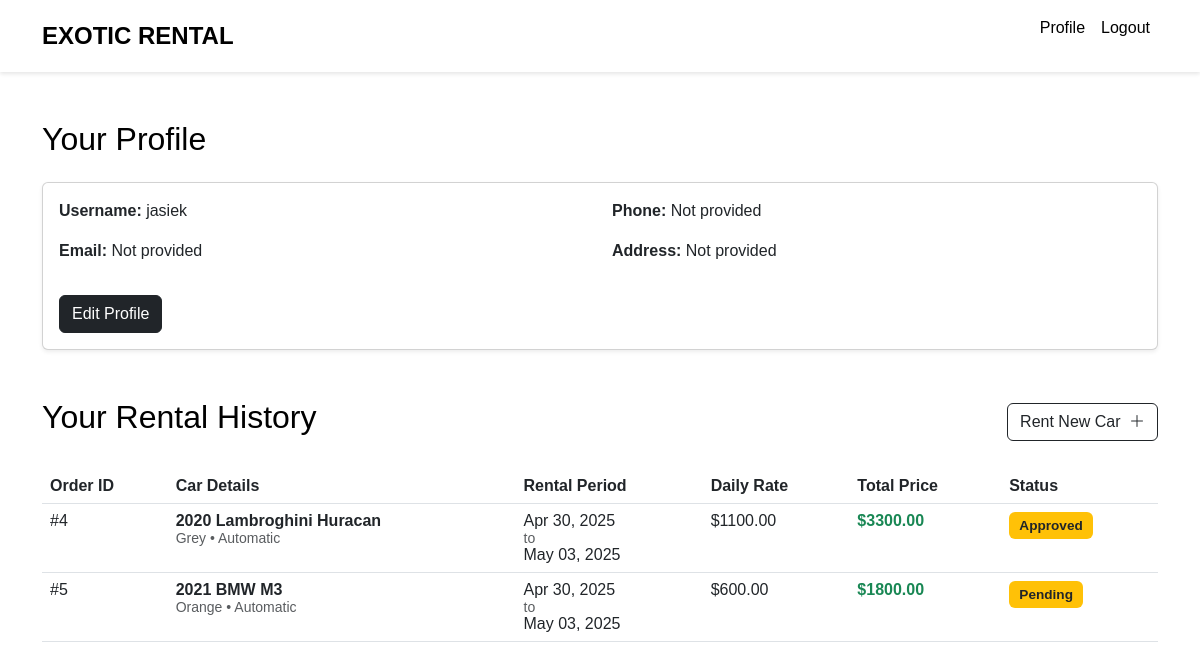
The app's page /profile/ (signed in) with its own data.
### rentals/models.py (models this page shows, shortened)
class User(AbstractUser):
    phone_number = models.CharField(max_length=20, blank=True)
    address = models.TextField(blank=True)
    is_customer = models.BooleanField(default=True)

class RentalOrder(models.Model):
    STATUS_CHOICES = [
        ('pending', 'Pending'),
        ('approved', 'Approved'),
        ('rejected', 'Rejected'),
        ('completed', 'Completed'),
    ]
    user = models.ForeignKey(User, on_delete=models.CASCADE, related_name='rentals')
    car = models.ForeignKey(Car, on_delete=models.CASCADE)
    start_date = models.DateField()
    end_date = models.DateField()
    order_date = models.DateTimeField(default=timezone.now)
    total_cost = models.DecimalField(max_digits=10, decimal_places=2)
    status = models.CharField(max_length=10, choices=STATUS_CHOICES, default='pending')
    pickup_location = models.CharField(max_length=255)
    dropoff_location = models.CharField(max_length=255)
    @property
    def total_price(self):
        days = (self.end_date - self.start_date).days
        return days * self.car.daily_rate

class Car(models.Model):
    TRANSMISSION_CHOICES = [
        ('automatic', 'Automatic'),
        ('manual', 'Manual'),
    ]
    make = models.CharField(max_length=100)
    model = models.CharField(max_length=100)
    year = models.IntegerField()
    color = models.CharField(max_length=50)
    mileage = models.IntegerField()
    daily_rate = models.DecimalField(max_digits=10, decimal_places=2)
    transmission = models.CharField(max_length=10, choices=TRANSMISSION_CHOICES)
    seats = models.IntegerField()
    image = models.ImageField(upload_to='car_images/', null=True, blank=True)
    available = models.BooleanField(default=True)
    description = models.TextField(blank=True)

### rentals/views.py (the view)
# urls.py: path('profile/', rental_views.profile, name='profile'),
@login_required
def profile(request):
    rentals = RentalOrder.objects.filter(user=request.user) \
        .select_related('car') \
        .order_by('-start_date')
    for rental in rentals:
        print(f"Rental ID: {rental.id}")
        print(f"Car Daily Rate: {rental.car.daily_rate}")
        print(f"Calculated Total: {rental.total_price}")
    return render(request, 'profile.html', {
        'user': request.user,
        'rentals': rentals
    })

### templates/profile.html (shortened to what this page needs)
{% extends 'base.html' %}
{% block content %}
<div class="container py-5">
    <div class="mb-5">
        <h2 class="mb-4">Your Profile</h2>
        <div class="card shadow-sm">
            <div class="card-body">
                <div class="row">
                    <div class="col-md-6">
                        <p><strong>Username:</strong> {{ user.username }}</p>
                        <p><strong>Email:</strong> {{ user.email|default:"Not provided" }}</p>
                    </div>
                    <div class="col-md-6">
                        <p><strong>Phone:</strong> {{ user.phone_number|default:"Not provided" }}</p>
                        <p><strong>Address:</strong> {{ user.address|default:"Not provided" }}</p>
                    </div>
                </div>
                <a href="{% url 'edit_profile' %}" class="btn btn-dark mt-3">Edit Profile</a>
            </div>
        </div>
    </div>
    <div>
        <div class="d-flex justify-content-between align-items-center mb-4">
            <h2>Your Rental History</h2>
            <a href="{% url 'cars' %}" class="btn btn-outline-dark">
                Rent New Car <i class="bi bi-plus-lg ms-1"></i>
            </a>
        </div>
        {% if rentals %}
        <div class="table-responsive">
            <table class="table rental-table table-hover">
                <thead>
                    <tr>
                        <th>Order ID</th>
                        <th>Car Details</th>
                        <th>Rental Period</th>
                        <th>Daily Rate</th>
                        <th>Total Price</th>
                        <th>Status</th>
                    </tr>
                </thead>
                <tbody>
                    {% for rental in rentals %}
                    <tr>
                        <td>#{{ rental.id }}</td>
                        <td>
                            <strong>{{ rental.car.year }} {{ rental.car.make }} {{ rental.car.model }}</strong><br>
                            <small class="text-muted">
                                {{ rental.car.color }} • {{ rental.car.get_transmission_display }}
                            </small>
                        </td>
                        <td>
                            <div>{{ rental.start_date|date:"M d, Y" }}</div>
                            <div class="text-muted small">to</div>
                            <div>{{ rental.end_date|date:"M d, Y" }}</div>
                        </td>
                        <td>${{ rental.car.daily_rate|floatformat:2 }}</td>
                        <td class="text-success fw-bold">${{ rental.total_price|floatformat:2 }}</td>
                        <td>
                            <span class="badge
                                {% if rental.status == 'A' %}bg-success
                                {% elif rental.status == 'C' %}bg-danger
                                {% else %}bg-warning text-dark{% endif %}">
                                {{ rental.get_status_display }}
                            </span>
                        </td>
                    </tr>
                    {% endfor %}
                </tbody>
            </table>
        </div>
        {% endif %}
    </div>
</div>
{% endblock %}

### templates/base.html (style rules this page uses)
body { font-family: 'Arial', sans-serif; color: #000; margin: 0; padding: 0; min-height: 100vh; display: flex; flex-direction: column; }
.badge { font-size: 0.85em; padding: 0.5em 0.75em; }

### records on screen
User: username "jasiek", email "Not provided", phone_number "Not provided", address "Not provided"
RentalOrder: id "4", car.year "2020", car.make "Lambroghini", car.model "Huracan", car.color "Grey", car.transmission "Automatic", start_date "Apr 30, 2025", end_date "May 03, 2025", car.daily_rate "1100.00", total_price "3300.00", status "Approved"
RentalOrder: id "5", car.year "2021", car.make "BMW", car.model "M3", car.color "Orange", car.transmission "Automatic", start_date "Apr 30, 2025", end_date "May 03, 2025", car.daily_rate "600.00", total_price "1800.00", status "Pending"
